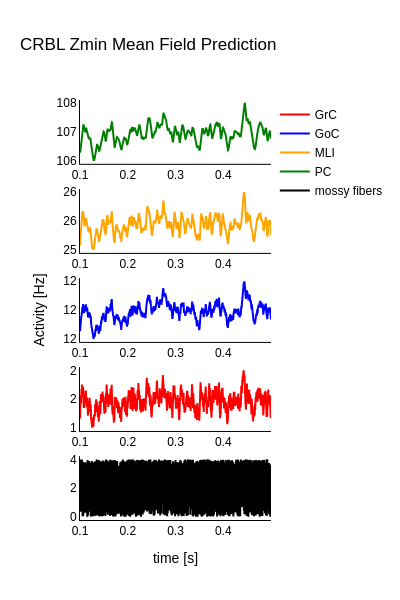

Here is the notebook cell this chart was saved with:
### Code cell
plot_MF_activity(t[1000:], X_cort[1000:,:])

### Figure 1 — Plotly figure (JSON) as saved in the notebook; plotly's stock layout.template omitted (floating-point values rounded to 4 significant figures; data arrays with more than 128 entries replaced by an {"elided": "..."} marker saying what was removed)
{"data": [{"line": {"color": "red"}, "mode": "lines", "name": "GrC", "type": "scatter", "x": {"elided": "4000 float values"}, "xaxis": "x4", "y": {"elided": "4000 float values"}, "yaxis": "y4"}, {"line": {"color": "blue"}, "mode": "lines", "name": "GoC", "type": "scatter", "x": {"elided": "4000 float values"}, "xaxis": "x3", "y": {"elided": "4000 float values"}, "yaxis": "y3"}, {"line": {"color": "orange"}, "mode": "lines", "name": "MLI", "type": "scatter", "x": {"elided": "4000 float values"}, "xaxis": "x2", "y": {"elided": "4000 float values"}, "yaxis": "y2"}, {"line": {"color": "green"}, "mode": "lines", "name": "PC", "type": "scatter", "x": {"elided": "4000 float values"}, "xaxis": "x", "y": {"elided": "4000 float values"}, "yaxis": "y"}, {"line": {"color": "black"}, "mode": "lines", "name": "mossy fibers", "type": "scatter", "x": {"elided": "4000 float values"}, "xaxis": "x5", "y": {"elided": "4000 float values"}, "yaxis": "y5"}], "layout": {"font": {"color": "black", "family": "Arial, sans-serif", "size": 12}, "height": 600, "plot_bgcolor": "rgba(0,0,0,0)", "title": {"text": "CRBL Zmin Mean Field Prediction"}, "width": 400, "xaxis": {"anchor": "y", "domain": [0, 1], "linecolor": "black", "linewidth": 1, "mirror": false, "showgrid": false, "showline": true, "zeroline": false}, "xaxis2": {"anchor": "y2", "domain": [0, 1], "linecolor": "black", "linewidth": 1, "mirror": false, "showgrid": false, "showline": true, "zeroline": false}, "xaxis3": {"anchor": "y3", "domain": [0, 1], "linecolor": "black", "linewidth": 1, "mirror": false, "showgrid": false, "showline": true, "zeroline": false}, "xaxis4": {"anchor": "y4", "domain": [0, 1], "linecolor": "black", "linewidth": 1, "mirror": false, "showgrid": false, "showline": true, "zeroline": false}, "xaxis5": {"anchor": "y5", "domain": [0, 1], "linecolor": "black", "linewidth": 1, "mirror": false, "showgrid": false, "showline": true, "title": {"text": "time [s]"}, "zeroline": false}, "yaxis": {"anchor": "x", "domain": [0.848, 1], "linecolor": "black", "linewidth": 1, "mirror": false, "showgrid": false, "showline": true, "tickformat": ".0f", "tickmode": "array", "tickvals": [106.3, 107.1, 108.0], "zeroline": false}, "yaxis2": {"anchor": "x2", "domain": [0.636, 0.788], "linecolor": "black", "linewidth": 1, "mirror": false, "showgrid": false, "showline": true, "tickformat": ".0f", "tickmode": "array", "tickvals": [25.14, 25.57, 26.0], "zeroline": false}, "yaxis3": {"anchor": "x3", "domain": [0.424, 0.576], "linecolor": "black", "linewidth": 1, "mirror": false, "showgrid": false, "showline": true, "tickformat": ".0f", "tickmode": "array", "tickvals": [12.12, 12.29, 12.47], "title": {"text": "Activity [Hz]"}, "zeroline": false}, "yaxis4": {"anchor": "x4", "domain": [0.212, 0.364], "linecolor": "black", "linewidth": 1, "mirror": false, "showgrid": false, "showline": true, "tickformat": ".0f", "tickmode": "array", "tickvals": [1.361, 1.61, 1.86], "zeroline": false}, "yaxis5": {"anchor": "x5", "domain": [0, 0.152], "linecolor": "black", "linewidth": 1, "mirror": false, "showgrid": false, "showline": true, "tickformat": ".0f", "tickmode": "array", "tickvals": [5.091e-05, 2.0, 4.0], "zeroline": false}}}
